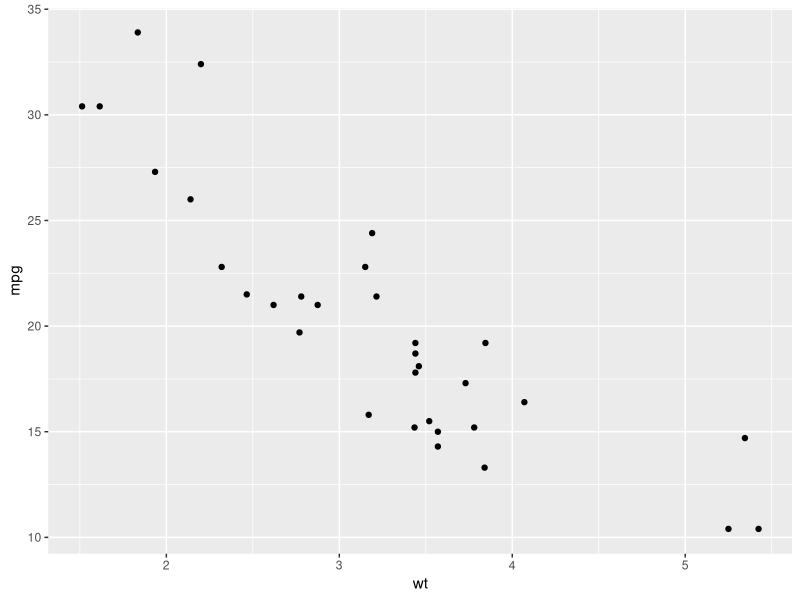
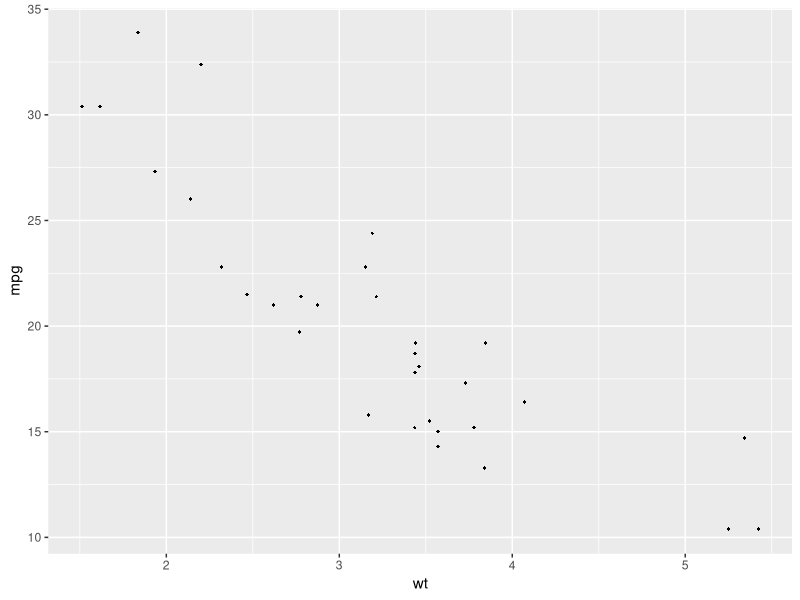
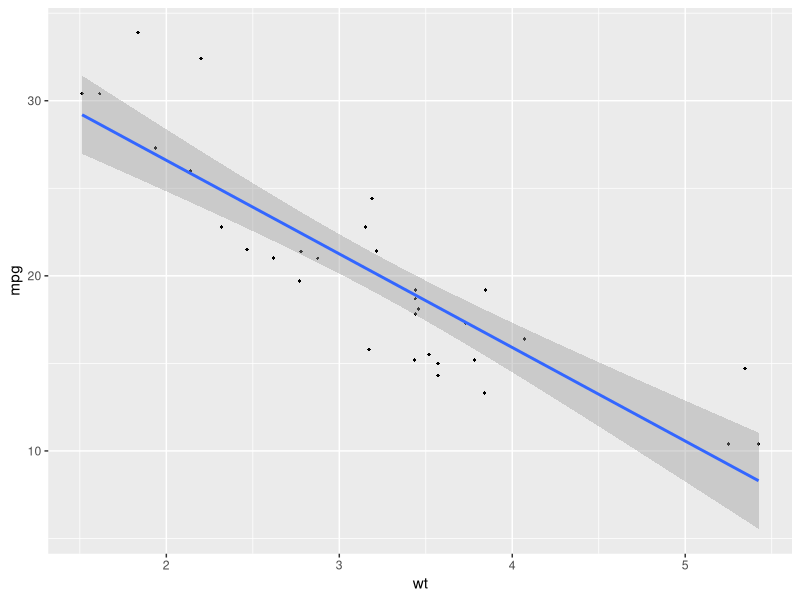
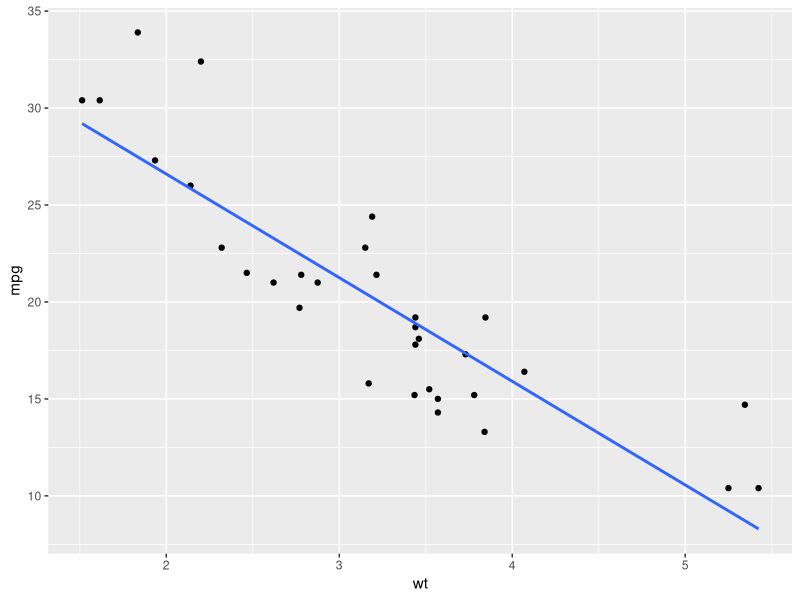
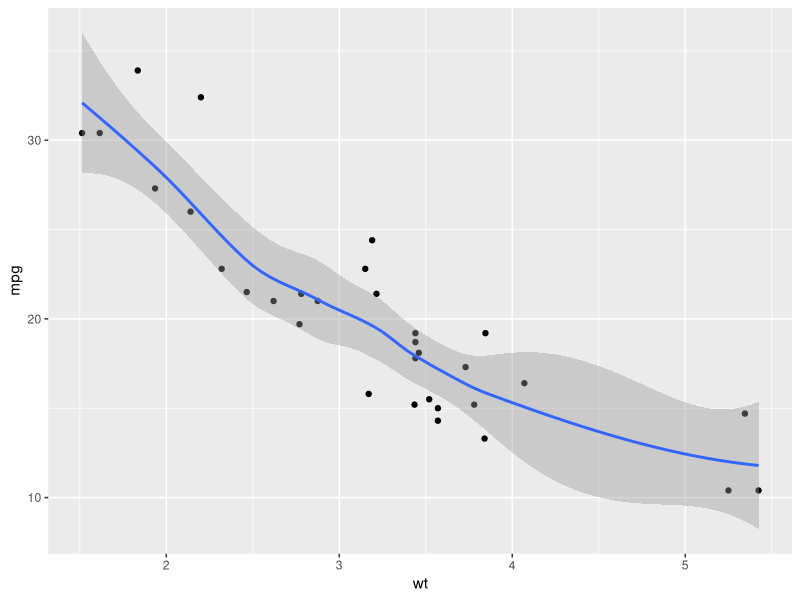
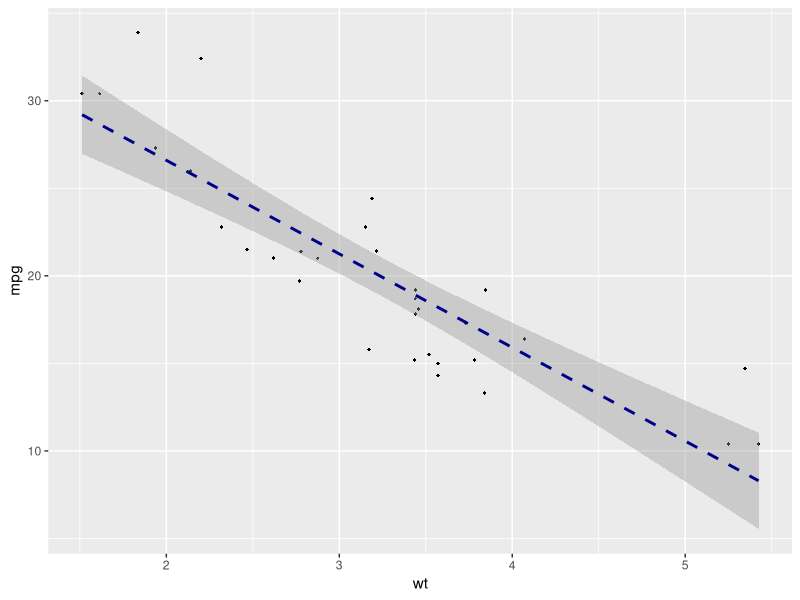
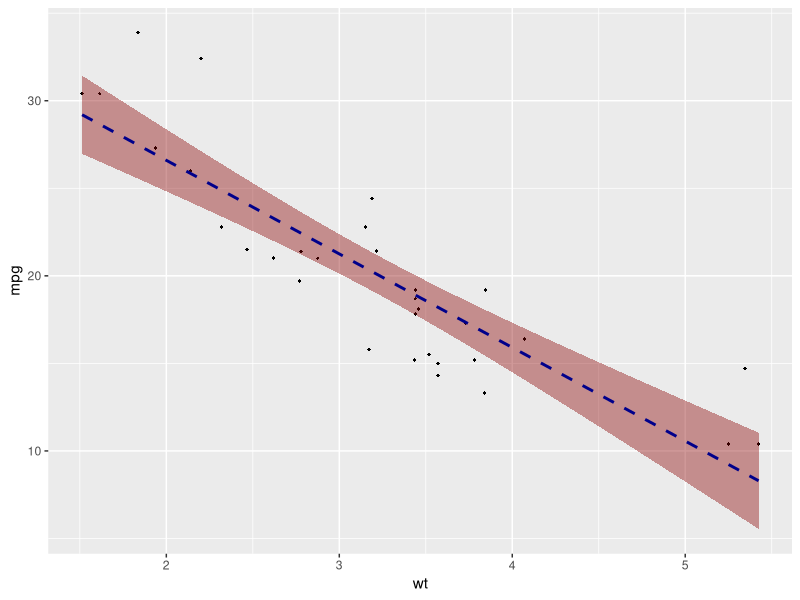
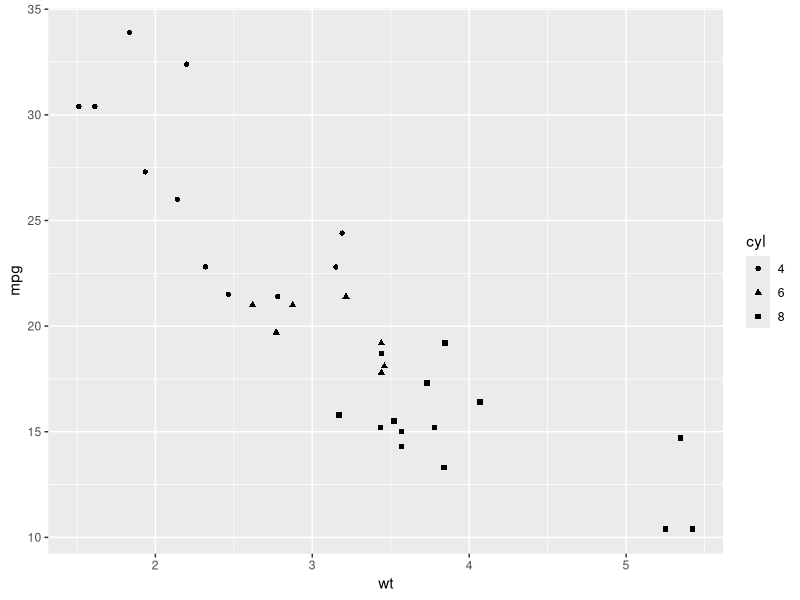

Here is the R script that generated these plots, in order:
install.packages ("ggplot2")
library(ggplot2)

dataset=mtcars
dataset
#Generating a basic scatter plot
ggplot(dataset, aes(x=wt, y=mpg))+
  geom_point()

#Changing the point size and shape
ggplot(dataset, aes(x=wt, y=mpg))+
  geom_point(size=1, shape=18)

#Adding the regression line
ggplot(dataset, aes(x=wt, y=mpg))+
  geom_point(size=1, shape=18)+
  geom_smooth(method= lm)

# Removing the confidence interval
ggplot(dataset, aes(x=wt, y=mpg))+
  geom_point()+
  geom_smooth(method=lm, se=FALSE)

# loess method
ggplot(dataset, aes(x=wt, y=mpg))+
  geom_point()+
  geom_smooth()

# Change the line type and color
ggplot(dataset, aes(x=wt, y=mpg))+
  geom_point(size=1, shape=18)+
  geom_smooth(method= lm, linetype="dashed",
              color="darkblue")

#Changing the confidence interval color
ggplot(dataset, aes(x=wt, y=mpg))+
  geom_point(size=1, shape=18)+
  geom_smooth(method= lm, linetype="dashed",
              color="darkblue", fill="darkred")

# Scatter plots with multiple groups

#Converting the cyl column from a numeric 
dataset$cyl=as.factor(dataset$cyl)

#Changing the point shapes the levels cyl
ggplot(dataset, aes(x=wt, y=mpg, shape=cyl))+
  geom_point()

# Changing poin shapes and colors
ggplot(dataset, aes(x=wt, y=mpg, shape=cyl, color=cyl))+
  geom_point()

# Changing point shapes, colors and sizes
ggplot(dataset, aes(x=wt, y=mpg, size =cyl))+
  geom_point()
